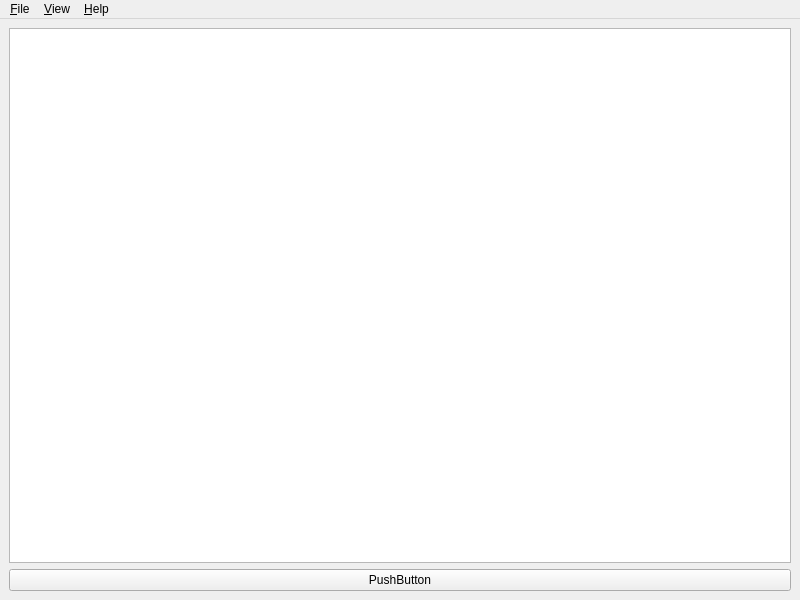
<?xml version="1.0" encoding="UTF-8"?>
<ui version="4.0">
 <class>MainWindow</class>
 <widget class="QMainWindow" name="MainWindow">
  <property name="geometry">
   <rect>
    <x>0</x>
    <y>0</y>
    <width>800</width>
    <height>600</height>
   </rect>
  </property>
  <property name="windowTitle">
   <string>MainWindow</string>
  </property>
  <widget class="QWidget" name="centralwidget">
   <layout class="QGridLayout" name="gridLayout">
    <item row="0" column="0">
     <layout class="QVBoxLayout" name="verticalLayout">
      <item>
       <widget class="QGraphicsView" name="gview_image">
        <property name="focusPolicy">
         <enum>Qt::TabFocus</enum>
        </property>
       </widget>
      </item>
      <item>
       <widget class="QPushButton" name="pushButton">
        <property name="text">
         <string>PushButton</string>
        </property>
       </widget>
      </item>
     </layout>
    </item>
   </layout>
  </widget>
  <widget class="QMenuBar" name="menubar">
   <property name="geometry">
    <rect>
     <x>0</x>
     <y>0</y>
     <width>800</width>
     <height>21</height>
    </rect>
   </property>
   <property name="sizePolicy">
    <sizepolicy hsizetype="Preferred" vsizetype="Preferred">
     <horstretch>0</horstretch>
     <verstretch>0</verstretch>
    </sizepolicy>
   </property>
   <widget class="QMenu" name="menu_file">
    <property name="geometry">
     <rect>
      <x>366</x>
      <y>164</y>
      <width>300</width>
      <height>170</height>
     </rect>
    </property>
    <property name="sizePolicy">
     <sizepolicy hsizetype="Preferred" vsizetype="Preferred">
      <horstretch>0</horstretch>
      <verstretch>0</verstretch>
     </sizepolicy>
    </property>
    <property name="minimumSize">
     <size>
      <width>300</width>
      <height>0</height>
     </size>
    </property>
    <property name="acceptDrops">
     <bool>true</bool>
    </property>
    <property name="title">
     <string>&amp;File</string>
    </property>
    <addaction name="action_open_image"/>
    <addaction name="action_load_tracks"/>
    <addaction name="action_save_tracks"/>
    <addaction name="action_save_tracks_as"/>
    <addaction name="separator"/>
    <addaction name="action_exit"/>
   </widget>
   <widget class="QMenu" name="menu_view">
    <property name="sizePolicy">
     <sizepolicy hsizetype="Preferred" vsizetype="Preferred">
      <horstretch>0</horstretch>
      <verstretch>0</verstretch>
     </sizepolicy>
    </property>
    <property name="minimumSize">
     <size>
      <width>300</width>
      <height>0</height>
     </size>
    </property>
    <property name="acceptDrops">
     <bool>true</bool>
    </property>
    <property name="title">
     <string>&amp;View</string>
    </property>
    <addaction name="action_zoom_in"/>
    <addaction name="action_zoom_out"/>
    <addaction name="action_reset_zoom"/>
   </widget>
   <widget class="QMenu" name="menu_help">
    <property name="sizePolicy">
     <sizepolicy hsizetype="Preferred" vsizetype="Preferred">
      <horstretch>0</horstretch>
      <verstretch>0</verstretch>
     </sizepolicy>
    </property>
    <property name="minimumSize">
     <size>
      <width>300</width>
      <height>0</height>
     </size>
    </property>
    <property name="acceptDrops">
     <bool>true</bool>
    </property>
    <property name="title">
     <string>&amp;Help</string>
    </property>
    <addaction name="action_quick_help"/>
    <addaction name="action_about_this"/>
   </widget>
   <addaction name="menu_file"/>
   <addaction name="menu_view"/>
   <addaction name="menu_help"/>
  </widget>
  <action name="action_open_image">
   <property name="text">
    <string>&amp;Open Image</string>
   </property>
  </action>
  <action name="action_load_tracks">
   <property name="text">
    <string>&amp;Load Tracks</string>
   </property>
  </action>
  <action name="action_save_tracks">
   <property name="text">
    <string>&amp;Save Tracks</string>
   </property>
  </action>
  <action name="action_save_tracks_as">
   <property name="text">
    <string>Save Tracks &amp;As</string>
   </property>
   <property name="shortcutVisibleInContextMenu">
    <bool>true</bool>
   </property>
  </action>
  <action name="action_exit">
   <property name="text">
    <string>&amp;Exit</string>
   </property>
  </action>
  <action name="action_zoom_in">
   <property name="text">
    <string>Zoom &amp;In</string>
   </property>
  </action>
  <action name="action_zoom_out">
   <property name="text">
    <string>Zoom &amp;Out</string>
   </property>
  </action>
  <action name="action_reset_zoom">
   <property name="text">
    <string>&amp;Reset Zoom</string>
   </property>
  </action>
  <action name="action_quick_help">
   <property name="text">
    <string>&amp;Quick Help</string>
   </property>
  </action>
  <action name="action_about_this">
   <property name="text">
    <string>&amp;About This Script</string>
   </property>
  </action>
 </widget>
 <resources/>
 <connections/>
</ui>
